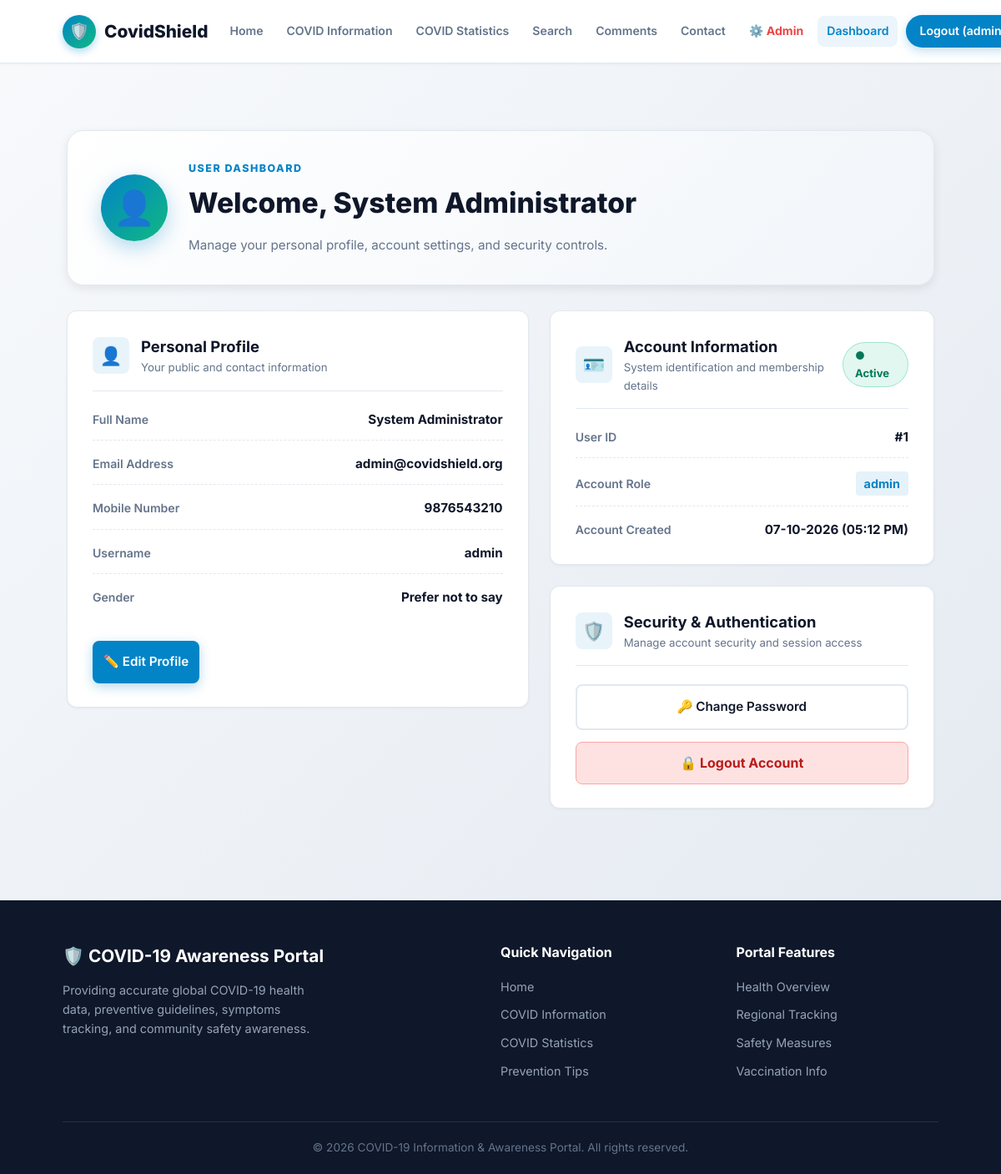
The app's page /public/pages/user/dashboard.php (signed in) with its own data.
### tables this page shows
CREATE TABLE `users` (
  `id` INT AUTO_INCREMENT PRIMARY KEY,
  `name` VARCHAR(100) NOT NULL,
  `email` VARCHAR(150) NOT NULL UNIQUE,
  `mobile` VARCHAR(15) NOT NULL,
  `username` VARCHAR(50) NOT NULL UNIQUE,
  `password` VARCHAR(255) NOT NULL,
  `gender` VARCHAR(20) DEFAULT 'Prefer not to say',
  `role` VARCHAR(20) DEFAULT 'user',
  `created_at` TIMESTAMP DEFAULT CURRENT_TIMESTAMP
);

### app/helpers/helpers.php (called while the page is built, shortened)
<?php
function get_base_url() {
    $rootDir = realpath(dirname(__DIR__, 2));
    $scriptDir = realpath(dirname($_SERVER['SCRIPT_FILENAME']));
    $rootDir = str_replace('\\', '/', $rootDir);
    $scriptDir = str_replace('\\', '/', $scriptDir);
    if (substr($scriptDir, 0, strlen($rootDir)) === $rootDir) {
        $relative = trim(substr($scriptDir, strlen($rootDir)), '/');
        $segments = explode('/', $relative);
        return str_repeat('../', count($segments));
    }
    return '';
}
function url($path = '') {
    $prefix = get_base_url();
    return $prefix . ltrim($path, '/');
}

### public/pages/user/dashboard.php (the view, shortened to what this page needs)
<?php
$userId = (int)$_SESSION['user_id'];
$user = null;
try {
    $pdo = getDBConnection();
    if ($pdo) {
        $stmt = $pdo->prepare("SELECT id, name, email, mobile, username, gender, role, created_at FROM users WHERE id = ? LIMIT 1");
        $stmt->execute([$userId]);
        $user = $stmt->fetch();
    }
} catch (PDOException $e) {
    error_log("Dashboard Fetch Error: " . $e->getMessage());
    $errorMessage = "Failed to load user profile. Please try again later.";
}
include dirname(__DIR__, 3) . '/app/includes/header.php';
?>
<main class="container section">
    <div class="dashboard-main-container">
        <div class="dashboard-welcome-card">
            <div class="user-avatar-circle">👤</div>
            <div class="welcome-text-wrap">
                <span class="dashboard-badge">USER DASHBOARD</span>
                <h1 class="welcome-heading">Welcome, <?php echo htmlspecialchars($user['name']); ?></h1>
                <p class="dashboard-subtitle">Manage your personal profile, account settings, and security controls.</p>
            </div>
        </div>
        <div class="dashboard-grid-layout">
            <div class="dashboard-panel-card">
                <div class="panel-card-header">
                    <div class="panel-header-icon">👤</div>
                    <div class="panel-header-title">
                        <h3>Personal Profile</h3>
                        <p>Your public and contact information</p>
                    </div>
                </div>
                <div class="profile-details-list">
                    <div class="detail-row">
                        <span class="detail-label">Full Name</span>
                        <span class="detail-value"><?php echo htmlspecialchars($user['name']); ?></span>
                    </div>
                    <div class="detail-row">
                        <span class="detail-label">Email Address</span>
                        <span class="detail-value"><?php echo htmlspecialchars($user['email']); ?></span>
                    </div>
                    <div class="detail-row">
                        <span class="detail-label">Mobile Number</span>
                        <span class="detail-value"><?php echo htmlspecialchars($user['mobile']); ?></span>
                    </div>
                    <div class="detail-row">
                        <span class="detail-label">Username</span>
                        <span class="detail-value"><?php echo htmlspecialchars($user['username']); ?></span>
                    </div>
                    <div class="detail-row">
                        <span class="detail-label">Gender</span>
                        <span class="detail-value"><?php echo htmlspecialchars($user['gender']); ?></span>
                    </div>
                </div>
                <div class="panel-card-actions">
                    <a href="<?php echo url('public/pages/user/edit-profile.php'); ?>" class="btn btn-primary btn-full">✏️ Edit Profile</a>
                </div>
            </div>
            <div class="dashboard-column-right">
                <div class="dashboard-panel-card">
                    <div class="panel-card-header">
                        <div class="panel-header-icon">🪪</div>
                        <div class="panel-header-title">
                            <h3>Account Information</h3>
                            <p>System identification and membership details</p>
                        </div>
                        <span class="status-badge status-active">● Active</span>
                    </div>
                    <div class="profile-details-list">
                        <div class="detail-row">
                            <span class="detail-label">User ID</span>
                            <span class="detail-value">#<?php echo htmlspecialchars($user['id']); ?></span>
                        </div>
                        <div class="detail-row">
                            <span class="detail-label">Account Role</span>
                            <span class="detail-value"><span class="role-badge"><?php echo htmlspecialchars($user['role']); ?></span></span>
                        </div>
                        <div class="detail-row">
                            <span class="detail-label">Account Created</span>
                            <span class="detail-value"><?php echo htmlspecialchars(date('d-m-Y (h:i A)', strtotime($user['created_at']))); ?></span>
                        </div>
                    </div>
                </div>
                <div class="dashboard-panel-card">
                    <div class="panel-card-header">
                        <div class="panel-header-icon">🛡️</div>
                        <div class="panel-header-title">
                            <h3>Security & Authentication</h3>
                            <p>Manage account security and session access</p>
                        </div>
                    </div>
                    <div class="security-actions-box">
                        <a href="<?php echo url('public/pages/auth/change-password.php'); ?>" class="btn btn-outline btn-full">🔑 Change Password</a>
                        <a href="<?php echo url('public/pages/auth/logout.php'); ?>" class="btn btn-logout btn-full">🔒 Logout Account</a>
                    </div>
                </div>
            </div>
        </div>
    </div>
</main>
<?php include dirname(__DIR__, 3) . '/app/includes/footer.php'; ?>

### records on screen
users: name "System Administrator", email "admin@covidshield.org", mobile "9876543210", username "admin", gender "Prefer not to say", id "1", role "admin", created_at "07-10-2026 (05:12 PM)"

### other values on screen
$_SESSION['username'] "admin"
